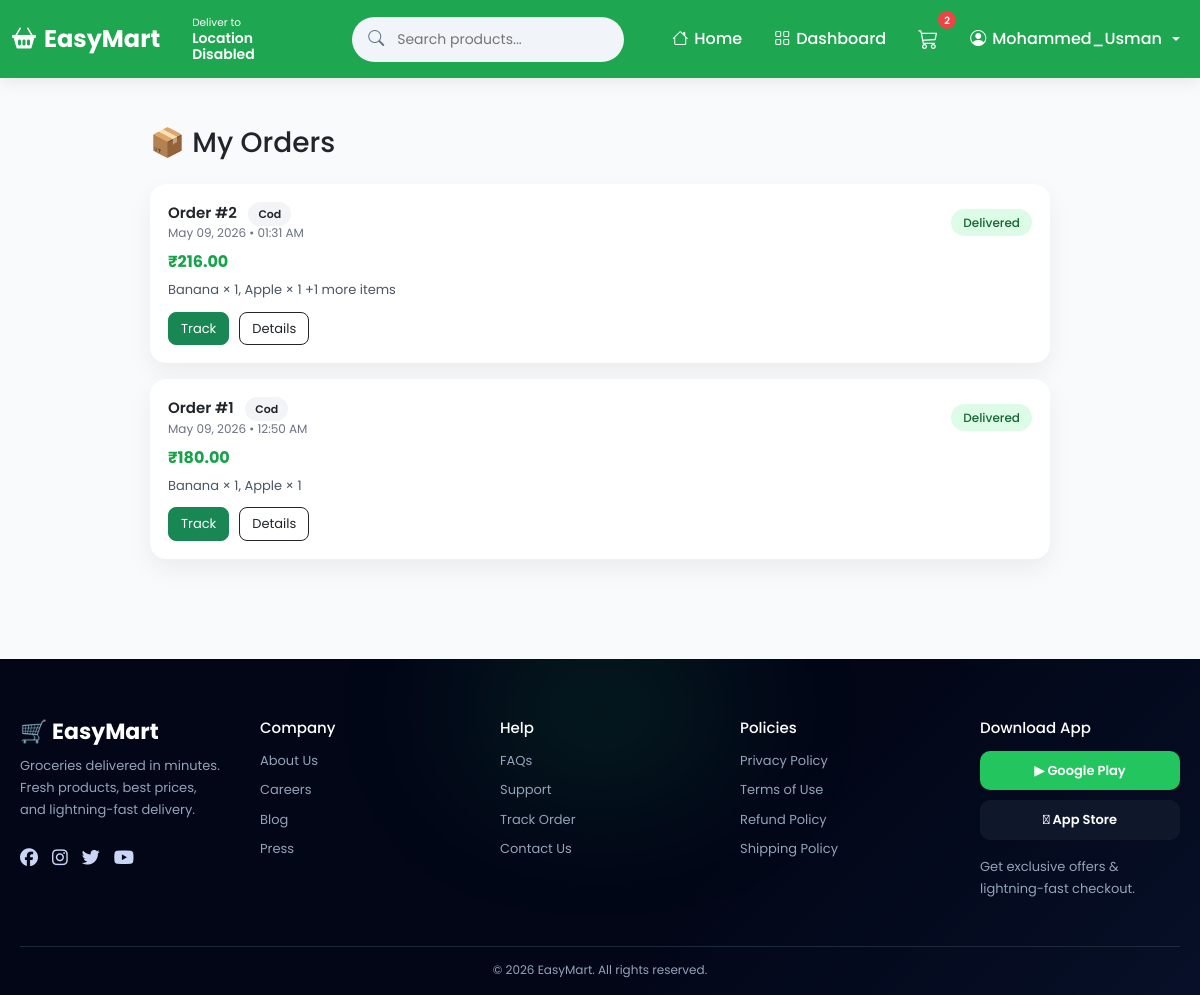
Page /orders/history/ (signed in) on the committed database.
### accounts/models.py (models this page shows, shortened)
class User(AbstractUser):
    email = models.EmailField(
        unique=True
    )
    phone = models.CharField(
        max_length=15,
        unique=True,
        blank=True,
        null=True
    )
    created_at = models.DateTimeField(
        auto_now_add=True
    )
    updated_at = models.DateTimeField(
        auto_now=True
    )
    USERNAME_FIELD = 'username'
    REQUIRED_FIELDS = ['email']
    class Meta:
        ordering = ['-date_joined']

### orders/models.py (models this page shows, shortened)
class Order(models.Model):
    STATUS_CHOICES = [
        ('pending', 'Pending'),
        ('confirmed', 'Confirmed'),
        ('packed', 'Packed'),
        ('out_for_delivery', 'Out for Delivery'),
        ('delivered', 'Delivered'),
        ('cancelled', 'Cancelled'),
    ]
    PAYMENT_METHOD_CHOICES = [
        ('online', 'Online Payment'),
        ('cod', 'Cash on Delivery'),
    ]
    PAYMENT_STATUS_CHOICES = [
        ('pending', 'Pending'),
        ('paid', 'Paid'),
        ('failed', 'Failed'),
    ]
    user = models.ForeignKey(
        settings.AUTH_USER_MODEL,
        on_delete=models.CASCADE,
        related_name='orders'
    )
    total_price = models.DecimalField(
        max_digits=10,
        decimal_places=2,
        default=Decimal('0.00')
    )
    status = models.CharField(
        max_length=30,
        choices=STATUS_CHOICES,
        default='pending'
    )
    payment_method = models.CharField(
        max_length=20,   # ✅ FIXED (was too small)
        choices=PAYMENT_METHOD_CHOICES,
        default='online'
    )
    payment_status = models.CharField(
        max_length=10,
        choices=PAYMENT_STATUS_CHOICES,
        default='pending'
    )
    address = models.TextField(blank=True, null=True)
    city = models.CharField(max_length=100, blank=True, null=True)
    razorpay_order_id = models.CharField(
        max_length=100,
        blank=True,
        null=True
    )
    razorpay_payment_id = models.CharField(
        max_length=100,
        blank=True,
        null=True
    )
    razorpay_signature = models.CharField(
        max_length=255,
        blank=True,
        null=True
    )
    created_at = models.DateTimeField(auto_now_add=True)
    class Meta:
        ordering = ['-created_at']
        indexes = [
            models.Index(fields=['user', '-created_at']),
            models.Index(fields=['status']),
            models.Index(fields=['payment_status']),
        ]

class OrderItem(models.Model):
    order = models.ForeignKey(
        Order,
        on_delete=models.CASCADE,
        related_name='items'
    )
    product = models.ForeignKey(
        Product,
        on_delete=models.CASCADE,
        related_name='order_items'
    )
    quantity = models.PositiveIntegerField(default=1)
    price = models.DecimalField(
        max_digits=10,
        decimal_places=2,
        default=Decimal('0.00')
    )
    class Meta:
        ordering = ['id']

### products/models.py (models this page shows, shortened)
class Product(models.Model):
    category = models.ForeignKey(
        Category,
        on_delete=models.CASCADE,
        related_name='products'
    )
    name = models.CharField(
        max_length=255
    )
    slug = models.SlugField(
        unique=True,
        blank=True
    )
    description = models.TextField(
        blank=True
    )
    price = models.DecimalField(
        max_digits=10,
        decimal_places=2,
        default=Decimal('0.00')
    )
    discount = models.PositiveIntegerField(
        default=0,
        help_text="Discount percentage (0-100)"
    )
    image = models.ImageField(
        upload_to='products/',
        blank=True,
        null=True
    )
    weight = models.CharField(
        max_length=20,
        default="500g"
    )
    stock = models.PositiveIntegerField(
        default=0
    )
    available = models.BooleanField(
        default=True
    )
    created_at = models.DateTimeField(
        auto_now_add=True
    )
    updated_at = models.DateTimeField(
        auto_now=True
    )
    class Meta:
        ordering = ['-updated_at', '-created_at']
        indexes = [
            models.Index(fields=['id', 'slug']),
            models.Index(fields=['available']),
            models.Index(fields=['category', 'available']),
            models.Index(fields=['-updated_at']),
        ]

### orders/views.py (the view)
# urls.py: path('history/', views.history, name='history'),
@login_required(login_url='accounts:login')
def history(request):
    orders = Order.objects.filter(
        user=request.user
    ).prefetch_related(
        'items',
        'items__product'
    ).order_by('-created_at')
    return render(request, 'orders/history.html', {
        'orders': orders
    })

### templates/orders/history.html (shortened to what this page needs)
{% extends 'base.html' %}
{% block content %}
<div class="order-container mt-4">
    <h3 class="mb-4">📦 My Orders</h3>
    {% if orders %}
        {% for order in orders %}
        <div class="order-card">
            <div class="order-header">
                <div>
                    <div class="order-id">
                        Order #{{ order.id }}
                        <span class="payment-tag">
                            {{ order.payment_method|title }}
                        </span>
                    </div>
                    <div class="order-date">
                        {{ order.created_at|date:"M d, Y • h:i A" }}
                    </div>
                </div>
                <div>
                    <span class="status-badge {{ order.status }}">
                        {{ order.get_status_display }}
                    </span>
                </div>
            </div>
            <div class="d-flex justify-content-between mt-2">
                <div class="order-price">
                    ₹{{ order.total_price }}
                </div>
            </div>
            <div class="items-preview">
                {% for item in order.items.all|slice:":2" %}
                    {{ item.product.name }} × {{ item.quantity }}{% if not forloop.last %}, {% endif %}
                {% endfor %}
                {% if order.items.count > 2 %}
                    +{{ order.items.count|add:"-2" }} more items
                {% endif %}
            </div>
            <div class="order-actions">
                <a href="{% url 'orders:track' order.id %}"
                   class="btn btn-success btn-sm">
                    Track
                </a>
                <a href="{% url 'orders:detail' order.id %}"
                   class="btn btn-outline-dark btn-sm">
                    Details
                </a>
            </div>
        </div>
        {% endfor %}
    {% endif %}
</div>
{% endblock %}

### templates/base.html (shortened to what this page needs)
{% load static %}
<!DOCTYPE html>
<html lang="en">
<head>
    <link href="https://cdn.jsdelivr.net/npm/bootstrap@5.3.0/dist/css/bootstrap.min.css"
          rel="stylesheet">
    <link rel="stylesheet"
          href="https://cdn.jsdelivr.net/npm/bootstrap-icons@1.10.5/font/bootstrap-icons.css">
    <link rel="stylesheet"
          href="https://cdnjs.cloudflare.com/ajax/libs/font-awesome/6.5.1/css/all.min.css">
</head>
<body>
    <nav class="navbar navbar-expand-lg navbar-dark">
        <div class="container d-flex align-items-center gap-3">
            <a class="navbar-brand"
               href="{% url 'products:home' %}">
                <i class="bi bi-basket2-fill"></i>
                EasyMart
            </a>
            <div class="location-box"
                 onclick="detectLocation()">
                <small>Deliver to</small>
                <strong id="location-text">
                </strong>
            </div>
            <form class="search-wrapper mx-4 flex-grow-1"
                  method="GET"
                  action="{% url 'products:home' %}">
                <div class="search-container">
                    <i class="bi bi-search search-icon"></i>
                    <input
                        type="search"
                        name="q"
                        class="search-box"
                        value="{{ search_query|default:'' }}"
                        placeholder="Search products...">
                </div>
            </form>
            <div class="collapse navbar-collapse justify-content-end"
                 id="navBar">
                <ul class="navbar-nav align-items-center gap-lg-3">
                    <li class="nav-item">
                        <a class="nav-link"
                           href="{% url 'products:home' %}">
                            <i class="bi bi-house"></i>
                            Home
                        </a>
                    </li>
                    {% if user.is_authenticated %}
                    <li class="nav-item">
                        <a class="nav-link"
                           href="{% url 'accounts:dashboard' %}">
                            <i class="bi bi-grid"></i>
                            Dashboard
                        </a>
                    </li>
                    {% endif %}
                    <li class="nav-item position-relative">
                        <a href="{% url 'cart:cart_view' %}"
                           class="nav-link position-relative">
                            <i class="bi bi-cart3 fs-5"></i>
                            <span id="cart-count"
                                  class="cart-badge">
                                {{ cart_count|default:0 }}
                            </span>
                        </a>
                    </li>
                    {% if user.is_authenticated %}
                    <li class="nav-item dropdown">
                        <a class="nav-link dropdown-toggle"
                           href="#"
                           role="button"
                           data-bs-toggle="dropdown">
                            <i class="bi bi-person-circle"></i>
                            {{ user.username }}
                        </a>
                    </li>
                    {% endif %}
                </ul>
            </div>
        </div>
    </nav>
    <main class="main-container">
        {% block content %}
        {% endblock %}
    </main>
    <footer class="footer">
        <div class="footer-container">
            <div class="footer-col">
                <h3 class="footer-logo">
                    🛒 EasyMart
                </h3>
                <p>
                    Groceries delivered in minutes.
                    Fresh products, best prices,
                    and lightning-fast delivery.
                </p>
                <div class="footer-socials">
                    <i class="fab fa-facebook"></i>
                    <i class="fab fa-instagram"></i>
                    <i class="fab fa-twitter"></i>
                    <i class="fab fa-youtube"></i>
                </div>
            </div>
            <div class="footer-col">
                <h4>Company</h4>
                <a href="#">About Us</a>
                <a href="#">Careers</a>
                <a href="#">Blog</a>
                <a href="#">Press</a>
            </div>
            <div class="footer-col">
                <h4>Help</h4>
                <a href="#">FAQs</a>
                <a href="#">Support</a>
                <a href="#">Track Order</a>
                <a href="#">Contact Us</a>
            </div>
            <div class="footer-col">
                <h4>Policies</h4>
                <a href="#">Privacy Policy</a>
                <a href="#">Terms of Use</a>
                <a href="#">Refund Policy</a>
                <a href="#">Shipping Policy</a>
            </div>
            <div class="footer-col">
                <h4>Download App</h4>
                <div class="app-buttons">
                    <button class="app-btn play">
                        ▶ Google Play
                    </button>
                    <button class="app-btn apple">
                         App Store
                    </button>
                </div>
                <p class="mt-3 app-text">
                    Get exclusive offers &
                    lightning-fast checkout.
                </p>
            </div>
        </div>
        <div class="footer-bottom">
            © 2026 EasyMart.
            All rights reserved.
        </div>
    </footer>
</body>
</html>

### rows in the picture
User: username "Mohammed_Usman"
Order: id "2", payment_method "Cod", created_at "May 09, 2026 • 01:31 AM", status "Delivered", total_price "216.00", items.count|add "1"
OrderItem: product.name "Banana", quantity "1"
OrderItem: product.name "Apple", quantity "1"
Order: id "1", payment_method "Cod", created_at "May 09, 2026 • 12:50 AM", status "Delivered", total_price "180.00"
OrderItem: product.name "Banana", quantity "1"
OrderItem: product.name "Apple", quantity "1"

### other values in the picture
{{ cart_count|default:0 }} "2"
